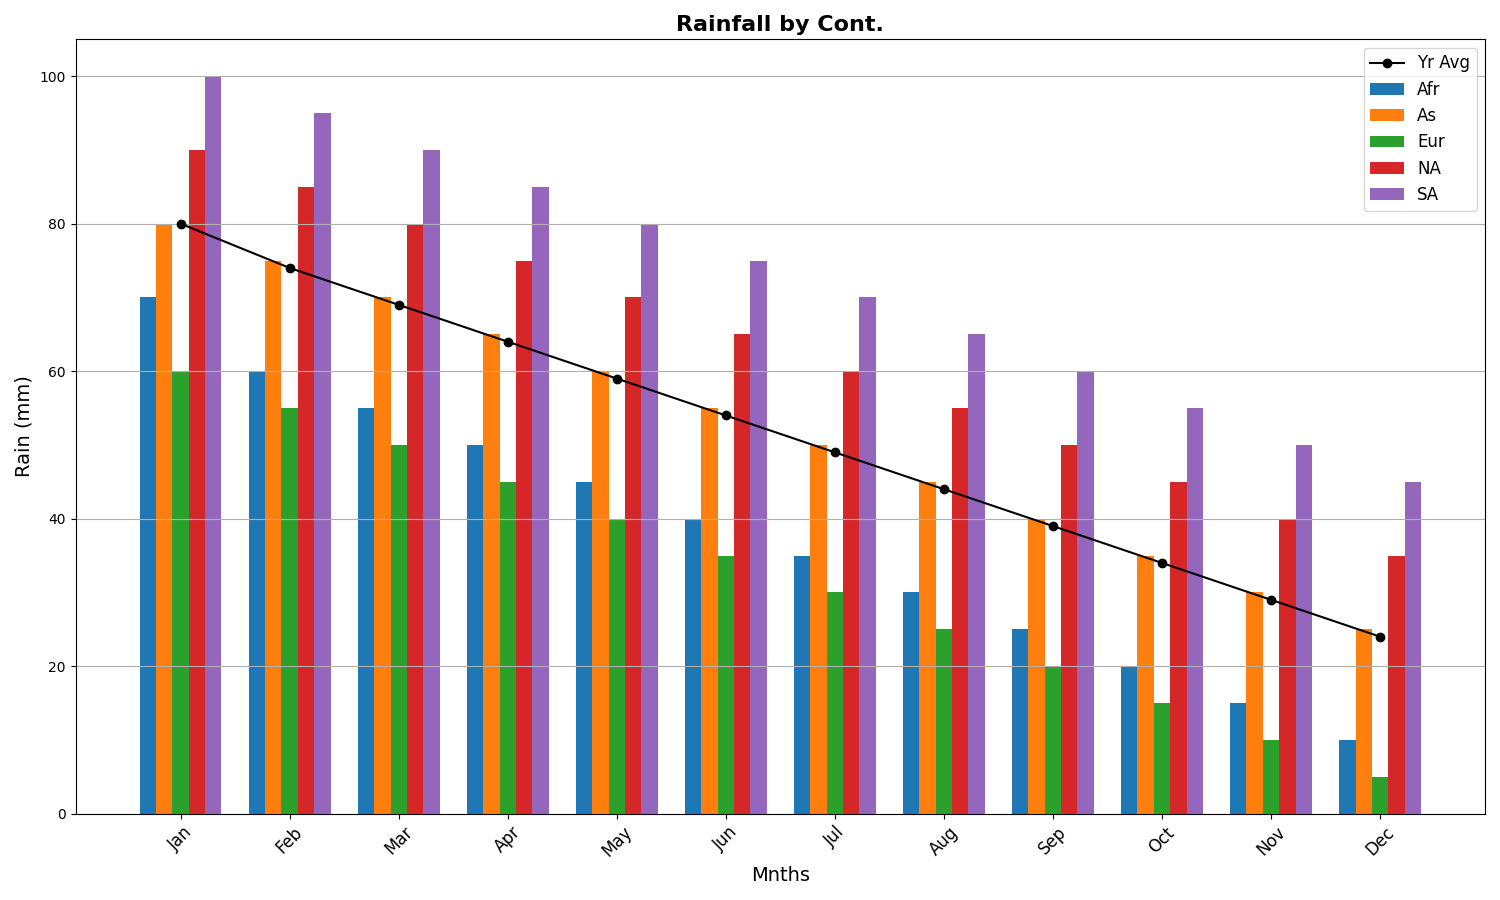

The Python source for this figure:
import numpy as np
import matplotlib.pyplot as plt

# Data for the average monthly rainfall (in mm) for continents
continents = ['Afr', 'As', 'Eur', 'NA', 'SA']
months = ['Jan', 'Feb', 'Mar', 'Apr', 'May', 'Jun', 'Jul', 'Aug', 'Sep', 'Oct', 'Nov', 'Dec']

rainfall_data = np.array([
    [70, 60, 55, 50, 45, 40, 35, 30, 25, 20, 15, 10],  # Africa
    [80, 75, 70, 65, 60, 55, 50, 45, 40, 35, 30, 25],  # Asia
    [60, 55, 50, 45, 40, 35, 30, 25, 20, 15, 10, 5],   # Europe
    [90, 85, 80, 75, 70, 65, 60, 55, 50, 45, 40, 35],  # North America
    [100, 95, 90, 85, 80, 75, 70, 65, 60, 55, 50, 45]  # South America
])

# Calculate yearly average
yearly_avg = rainfall_data.mean(axis=0)

fig, ax = plt.subplots(figsize=(15, 9))

# Colors for continents
colors = ['#1f77b4', '#ff7f0e', '#2ca02c', '#d62728', '#9467bd']

# Create bars for rainfall data
width = 0.15
x = np.arange(len(months))

for i, continent in enumerate(continents):
    ax.bar(x + width * i, rainfall_data[i], width, label=continent, color=colors[i])

# Plot yearly average
ax.plot(x + 2 * width, yearly_avg, marker='o', color='black', label='Yr Avg', linestyle='-')

# Labels and title
ax.set_xlabel('Mnths', fontsize=14)
ax.set_ylabel('Rain (mm)', fontsize=14)
ax.set_title('Rainfall by Cont.', fontsize=16, fontweight='bold')

# X and Y ticks
ax.set_xticks(x + width * 2)
ax.set_xticklabels(months, rotation=45, fontsize=12)
ax.yaxis.grid(True)

# Add legend
ax.legend(loc='upper right', fontsize=12)

plt.tight_layout()
plt.show()
